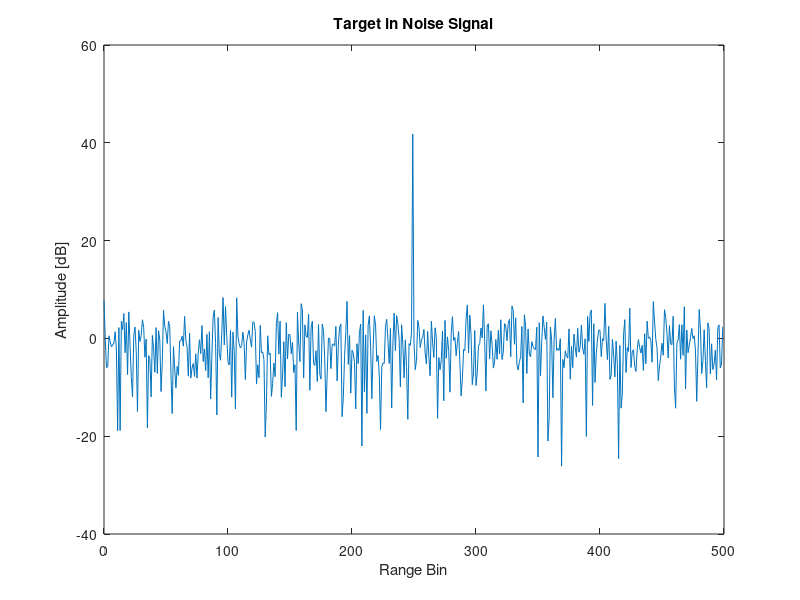

This chart was generated by the following MATLAB code:
%% File information
% Written by M. Y. Martin (MRTMOG014)
% EEE4022S (2018)
% Target_Gaussian.m: Generate simulated target in Gaussian noise

%% Produce a target in Gaussian noise
% Produce Gaussian noise
D = 500;                                % Data set size
I = randn(1,D);                         % In-phase component
Q = randn(1,D);                         % Quadrature component
GaussianNoise = (I + 1i.*Q)/sqrt(2);	% Produce 1xD matrix of Gaussian noise

% Produce a Gaussian target
SNR_dB = 20;							% SNR in dB
SNR = 10^(SNR_dB/10);					% SNR linear
Target = sqrt(SNR).*(randn(1,1) + 1i.*randn(1,1))/sqrt(2);	% Target data

% Insert target at centre of data
signal = GaussianNoise;
signal(D/2) = (signal(D/2) + Target).^2;

% Plot data (dB)
figure;
n = 0:(D - 1);
plot(n,20*log10(signal));
hold on;
xlabel('Range Bin');
ylabel('Amplitude [dB]');
title('Target in Noise Signal');
SNR_dB = 20;							% SNR in dB
SNR = 10^(SNR_dB/10);                   % SNR linear
Target = sqrt(SNR).*(randn(1,1) + 1i.*randn(1,1))/sqrt(2);	% Target data